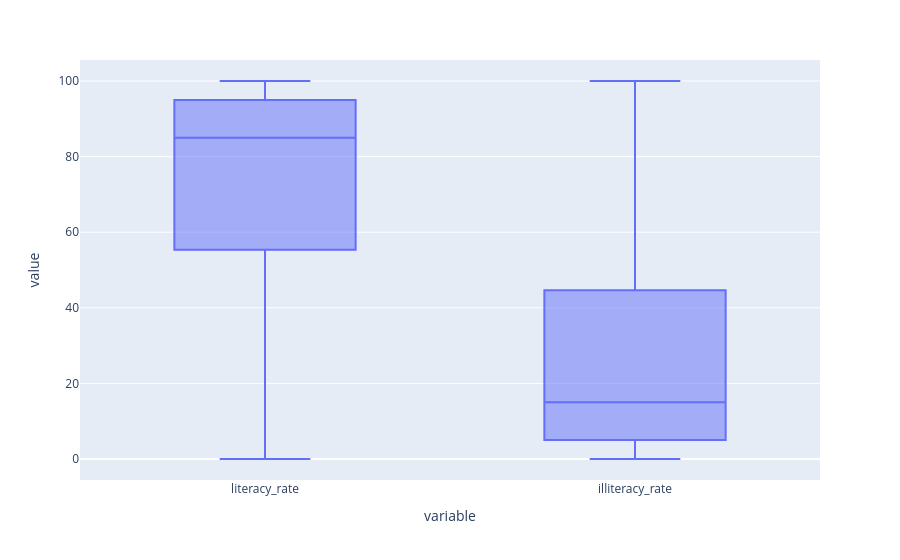

Notebook source saved alongside this figure:
### Code cell
fig = px.box(df_ip, y=['literacy_rate', 'illiteracy_rate'])
fig.show()

### Figure 1 — Plotly figure (JSON) as saved in the notebook; plotly's stock layout.template omitted (floating-point values rounded to 4 significant figures; data arrays with more than 128 entries replaced by an {"elided": "..."} marker saying what was removed)
{"data": [{"alignmentgroup": "True", "hovertemplate": "variable=%{x}<br>value=%{y}<extra></extra>", "legendgroup": "", "marker": {"color": "#636efa"}, "name": "", "notched": false, "offsetgroup": "", "orientation": "v", "showlegend": false, "type": "box", "x": {"elided": "2534 str values"}, "x0": " ", "xaxis": "x", "y": {"elided": "2534 float values"}, "y0": " ", "yaxis": "y"}], "layout": {"boxmode": "group", "legend": {"tracegroupgap": 0}, "margin": {"t": 60}, "xaxis": {"anchor": "y", "domain": [0, 1], "title": {"text": "variable"}}, "yaxis": {"anchor": "x", "domain": [0, 1], "title": {"text": "value"}}}}
